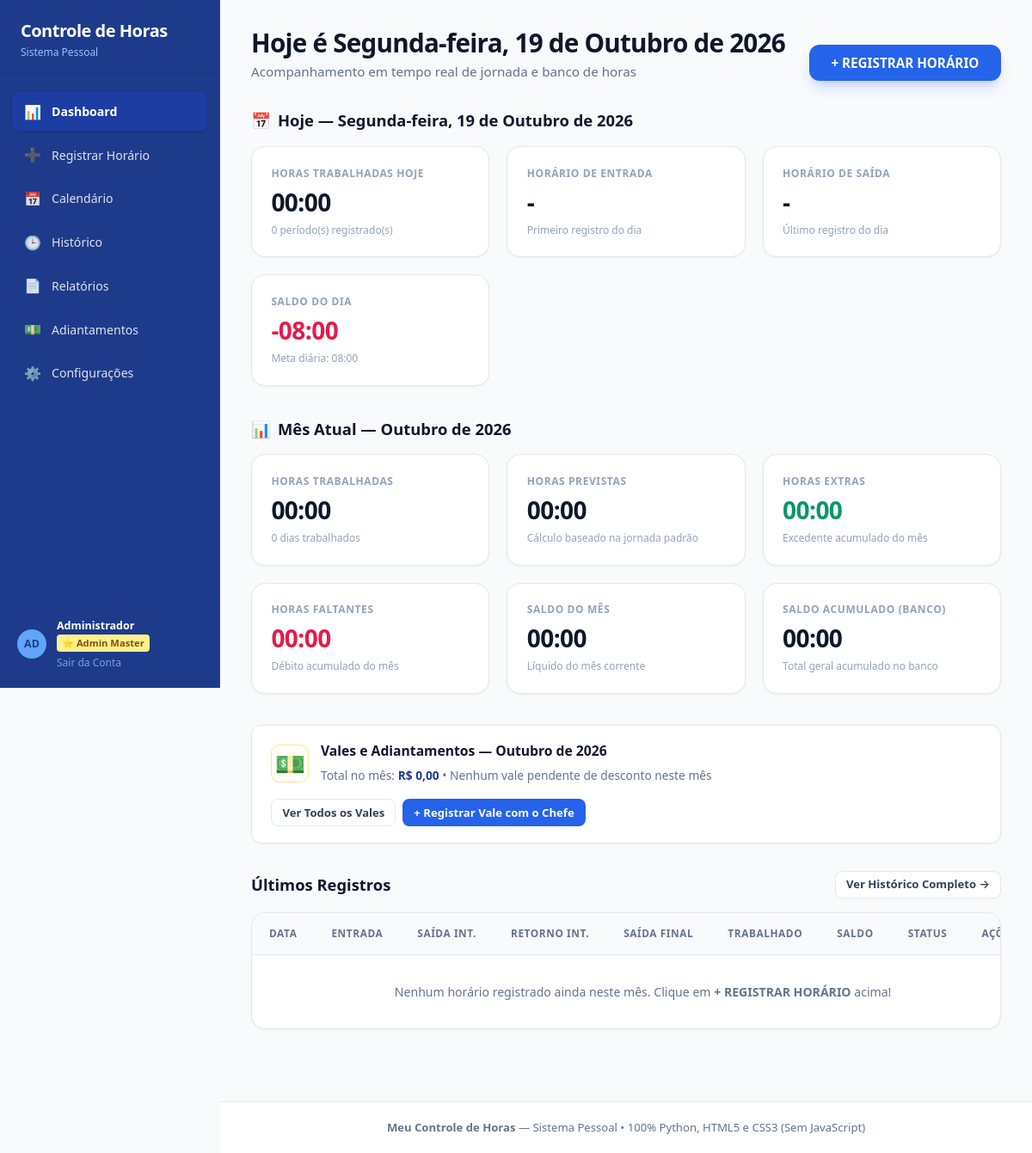
The page /dashboard (signed in) on the database as committed earlier.
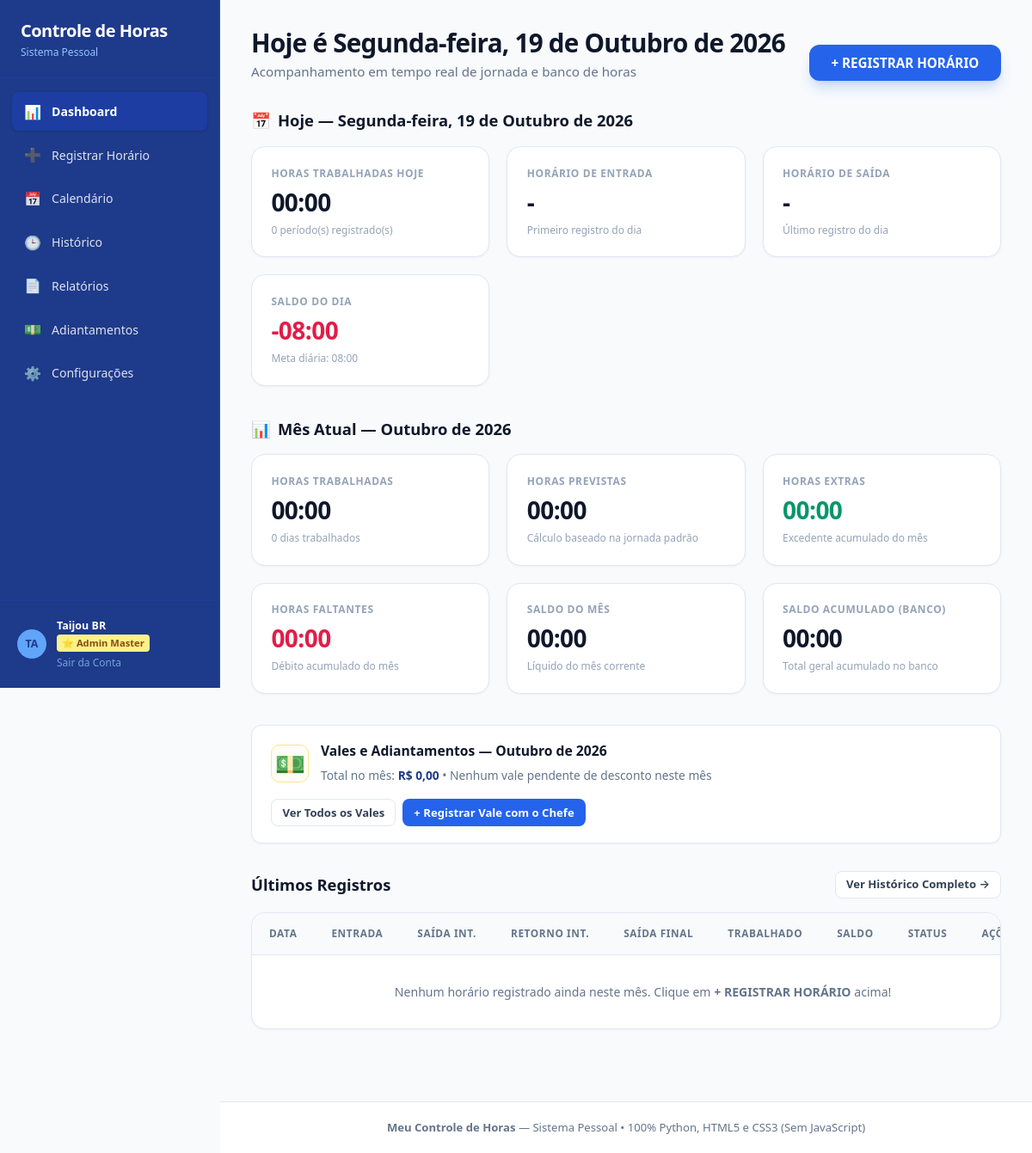
The same page on the database as committed later.
### tables this page shows
CREATE TABLE users (
        id INTEGER PRIMARY KEY AUTOINCREMENT,
        email TEXT UNIQUE NOT NULL,
        password_hash TEXT,
        name TEXT,
        cpf TEXT,
        role TEXT DEFAULT 'user',
        google_id TEXT,
        avatar_url TEXT,
        created_at TIMESTAMP DEFAULT CURRENT_TIMESTAMP
    );

### app.py (the view, shortened to what this page needs)
@app.route('/dashboard')
@login_required
def dashboard():
    user_id = session['user_id']
    now = datetime.now()
    today_str = now.strftime('%Y-%m-%d')
    today_display = f"{WEEKDAY_NAMES_PT[now.weekday()]}, {now.day:02d} de {MONTH_NAMES_PT[now.month]} de {now.year}"
    current_month_display = f"{MONTH_NAMES_PT[now.month]} de {now.year}"
    today_days, settings = get_days_data_in_range(user_id, today_str, today_str)
    if today_days:
        today_metrics = today_days[0]
    else:
        today_metrics = calculate_day_metrics([], settings.get('daily_hours_minutes', 480), 'trabalho', settings.get('tolerance_minutes', 10))
    start_of_month = f"{now.year}-{now.month:02d}-01"
    _, last_day_num = calendar.monthrange(now.year, now.month)
    end_of_month = f"{now.year}-{now.month:02d}-{last_day_num:02d}"
    month_summary = generate_report_summary(user_id, start_of_month, end_of_month)
    cumulative_bank_mins, cumulative_bank_str = get_cumulative_bank_balance(user_id)
    conn = get_db()
    cursor = conn.cursor()
    cursor.execute("""
        SELECT wd.id, wd.date, wd.day_type, wd.observation
        FROM work_days wd
        WHERE wd.user_id = ?
        ORDER BY wd.date DESC
        LIMIT 10
    """, (user_id,))
    recent_rows = cursor.fetchall()
    conn.close()
    recent_days = []
    bank_breakdown = get_bank_debit_breakdown(user_id)
    curr_month_ref = f"{now.year}-{now.month:02d}"
    conn = get_db()
    cursor = conn.cursor()
    cursor.execute("""
        SELECT
            COALESCE(SUM(amount), 0) as total,
            COALESCE(SUM(CASE WHEN status = 'pendente' THEN amount ELSE 0 END), 0) as total_pendente,
            COALESCE(SUM(CASE WHEN status = 'pendente' THEN 1 ELSE 0 END), 0) as count_pendente,
            COUNT(*) as total_count
        FROM advances
        WHERE user_id = ? AND (reference_month = ? OR (reference_month IS NULL AND strftime('%Y-%m', date) = ?))
    """, (user_id, curr_month_ref, curr_month_ref))
    adv_row = cursor.fetchone()
    conn.close()
    adv_summary = {
        'month_total_val': float(adv_row['total'] or 0.0) if adv_row else 0.0,
        'month_total_fmt': format_currency_brl(adv_row['total'] if adv_row else 0.0),
        'month_pending_val': float(adv_row['total_pendente'] or 0.0) if adv_row else 0.0,
        'month_pending_fmt': format_currency_brl(adv_row['total_pendente'] if adv_row else 0.0),
        'month_pending_count': int(adv_row['count_pendente'] or 0) if adv_row else 0,
        'month_count': int(adv_row['total_count'] or 0) if adv_row else 0
    }
    return render_template(
        'dashboard.html',
        active_page='dashboard',
        today_str=today_str,
        today_display=today_display,
        current_month_display=current_month_display,
        today_metrics=today_metrics,
        month_summary=month_summary,
        cumulative_bank_mins=cumulative_bank_mins,
        cumulative_bank_str=cumulative_bank_str,
        bank_breakdown=bank_breakdown,
        recent_days=recent_days,
        adv_summary=adv_summary
    )

### app.py (called while the page is built, shortened)
def generate_auth_token(user_id, email):
    return auth_serializer.dumps({'uid': user_id, 'email': email})

def ensure_user_synced_from_firebase(user_id, min_interval=5, force=False):
    global _user_last_firebase_pull
    now = time.time()
    last = _user_last_firebase_pull.get(user_id, 0)

def login_required(f):
    @wraps(f)
    def decorated_function(*args, **kwargs):
        if not session.get('user_id'):
            if not restore_session_from_token():
                return redirect(url_for('login'))
        uid = session.get('user_id')
        if uid and request.method == 'GET':
            ensure_user_synced_from_firebase(uid, min_interval=5)
        return f(*args, **kwargs)
    return decorated_function

@app.context_processor
def inject_auth_info():
    token = ''
    if session.get('user_id') and session.get('user_email'):
        try:
            token = generate_auth_token(session['user_id'], session['user_email'])
        except Exception:
            token = ''
    return {'auth_token': token}

@app.after_request
def after_req(response):
    cookies = response.headers.getlist('Set-Cookie')
    return response

### database/db.py (called while the page is built, shortened)
def get_db_path():
    return DEFAULT_DB_PATH

### templates/dashboard.html (shortened to what the changed rows need)
{% extends "base.html" %}
{% block content %}
<header class="dashboard-top-header">
  <div class="dashboard-title-group">
    <h2 class="dashboard-title">Hoje é {{ today_display }}</h2>
  </div>
</header>
<section class="dashboard-section">
  <div class="table-card">
    <div class="table-responsive">
      <table class="data-table">
        <thead>
          <tr>
            <th>Data</th>
            <th>Entrada</th>
            <th>Saída Int.</th>
            <th>Retorno Int.</th>
            <th>Saída Final</th>
            <th>Trabalhado</th>
            <th>Saldo</th>
            <th>Status</th>
            <th>Ações</th>
          </tr>
        </thead>
      </table>
    </div>
  </div>
</section>
{% endblock %}

### templates/base.html (shortened to what the changed rows need)
<!DOCTYPE html>
<html lang="pt-BR">
<head>
  <link rel="stylesheet" href="{{ url_for('static', filename='css/style.css') }}">
</head>
<body class="{% if not session.get('user_id') %}auth-page{% endif %}">
  <div class="app-layout {% if not session.get('user_id') %}unauth-layout{% endif %}">
    {% if session.get('user_id') %}
      <aside class="app-sidebar" id="app-sidebar">
        <div class="sidebar-header">
          <a href="{{ url_for('dashboard') }}" class="brand-link" id="brand-link">
            <h1 class="sidebar-brand-title">Controle de Horas</h1>
            <p class="sidebar-brand-sub">Sistema Pessoal</p>
          </a>
        </div>
        <nav class="sidebar-nav">
          <ul class="nav-menu" id="main-navigation">
            <li class="nav-item {% if active_page == 'dashboard' %}active{% endif %}">
              <a href="{{ url_for('dashboard') }}" id="nav-dashboard">
                <span class="nav-icon">📊</span>
                <span class="nav-text">Dashboard</span>
              </a>
            </li>
            <li class="nav-item {% if active_page == 'register' %}active{% endif %}">
              <a href="{{ url_for('register_time') }}" id="nav-register">
                <span class="nav-icon">➕</span>
                <span class="nav-text">Registrar Horário</span>
              </a>
            </li>
            <li class="nav-item {% if active_page == 'calendar' %}active{% endif %}">
              <a href="{{ url_for('calendar_view') }}" id="nav-calendar">
                <span class="nav-icon">📅</span>
                <span class="nav-text">Calendário</span>
              </a>
            </li>
            <li class="nav-item {% if active_page == 'history' %}active{% endif %}">
              <a href="{{ url_for('history_view') }}" id="nav-history">
                <span class="nav-icon">🕒</span>
                <span class="nav-text">Histórico</span>
              </a>
            </li>
            <li class="nav-item {% if active_page == 'reports' %}active{% endif %}">
              <a href="{{ url_for('reports_view') }}" id="nav-reports">
                <span class="nav-icon">📄</span>
                <span class="nav-text">Relatórios</span>
              </a>
            </li>
            <li class="nav-item {% if active_page == 'advances' %}active{% endif %}">
              <a href="{{ url_for('advances_view') }}" id="nav-advances">
                <span class="nav-icon">💵</span>
                <span class="nav-text">Adiantamentos</span>
              </a>
            </li>
            <li class="nav-item {% if active_page == 'settings' %}active{% endif %}">
              <a href="{{ url_for('settings_view') }}" id="nav-settings">
                <span class="nav-icon">⚙️</span>
                <span class="nav-text">Configurações</span>
              </a>
            </li>
          </ul>
        </nav>
        <div class="sidebar-footer">
          <div class="sidebar-user">
            <div class="user-avatar" title="{{ session.get('user_email', 'Usuário') }}">
              {{ (session.get('user_name') or session.get('user_email', 'UC'))[:2]|upper }}
            </div>
            <div class="user-info">
              <p class="user-name">{{ session.get('user_name') or (session.get('user_email', 'Usuário').split('@')[0]|capitalize) }}</p>
              {% if session.get('user_role') == 'admin' or session.get('user_email') == 'ncodestechnologies@gmail.com' %}
                <span class="admin-badge" style="background: #fef08a; color: #854d0e; font-size: 0.7rem; font-weight: 700; padding: 2px 6px; border-radius: 4px; display: inline-block; margin-bottom: 2px;">⭐ Admin Master</span>
              {% endif %}
              <a href="{{ url_for('logout') }}" class="user-logout" id="nav-logout">Sair da Conta</a>
            </div>
          </div>
        </div>
      </aside>
    {% endif %}
    <div class="app-main-content">
      <main class="main-container {% if not session.get('user_id') %}auth-container{% endif %}">
        {% block content %}{% endblock %}
      </main>
    </div>
  </div>
</body>
</html>

Rows that differ between the two databases and show on the page:
changed users: get "Administrador" → "Taijou BR"
Other text that changed with them:
text no longer shown: "AD"
text now shown: "TA"
